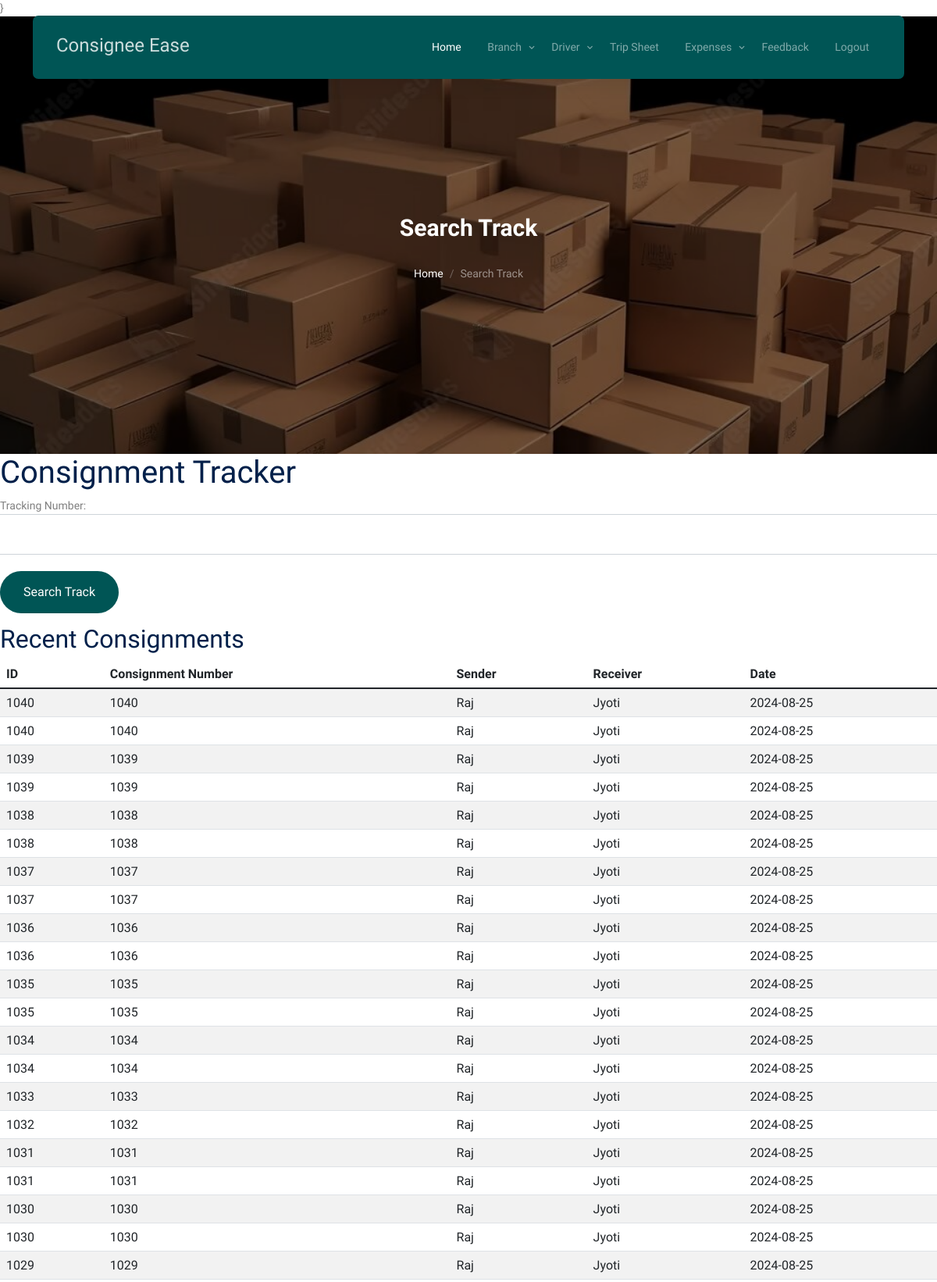
/search_results (upper part), run on the app's committed database.
### consign_app/models.py (models this page shows, shortened)
class AddConsignment(models.Model):
    track_id = models.CharField(max_length=50, null=True)
    sender_name = models.CharField(max_length=50, null=True)
    sender_mobile = models.CharField(max_length=50, null=True)
    sender_email = models.CharField(max_length=50, null=True)
    sender_address = models.CharField(max_length=50, null=True)
    sender_company=models.CharField(max_length=50,null=True)
    sender_GST=models.CharField(max_length=50,null=True)
    receiver_name = models.CharField(max_length=50, null=True)
    receiver_mobile = models.CharField(max_length=50, null=True)
    receiver_email = models.CharField(max_length=50, null=True)
    receiver_address = models.CharField(max_length=50, null=True)
    receiver_company = models.CharField(max_length=50, null=True)
    receiver_GST = models.CharField(max_length=50, null=True)
    total_cost = models.IntegerField(null=True)
    date = models.CharField(max_length=30, null=True)
    pay_status = models.CharField(max_length=30, null=True)
    route_from = models.CharField(max_length=30, null=True)
    route_to = models.CharField(max_length=30, null=True)
    desc_product = models.CharField(max_length=150,null=True)
    pieces = models.IntegerField(null=True)
    prod_invoice = models.CharField(max_length=50,null=True)
    prod_price = models.CharField(max_length=50,null=True)
    weight = models.IntegerField(null=True)
    freight = models.IntegerField(null=True)
    hamali = models.IntegerField(null=True)
    door_charge = models.IntegerField(null=True)
    st_charge = models.IntegerField(null=True)
    Consignment_id=models.IntegerField(null=True)
    branch = models.CharField(max_length=150, null=True)
    name = models.CharField(max_length=150, null=True)
    balance = models.IntegerField(null=True)
    time=models.CharField(max_length=50,null=True)
    copy_type = models.CharField(max_length=150, null=True)

### consign_app/views.py (the view)
# urls.py: path('search_results', views.search_results, name='search_results'),
def search_results(request):
    tracker_id = request.GET.get('tracker_id')
    consignments = AddConsignment.objects.all().order_by('-id')  # Fetch all consignment data
    if tracker_id:
        try:
            trackers = AddTrack.objects.filter(track_id=tracker_id)
            if trackers.exists():
                return render(request, 'search_results.html', {'trackers': trackers, 'consignments': consignments})
            else:
                message = f"No tracking information found for ID: {tracker_id}"
                return render(request, 'search_results.html', {'message': message, 'consignments': consignments})
        except Exception as e:
            message = f"Error occurred: {str(e)}"
            return render(request, 'search_results.html', {'message': message, 'consignments': consignments})
    else:
        return render(request, 'search_results.html', {'message': "Please enter a tracker ID.", 'consignments': consignments})

### consign_app/templates/search_results.html (shortened to what this page needs)
{% load static %}}
<!DOCTYPE html>
<html lang="en">
  <head>
    <link rel="stylesheet" href="{% static 'fonts/icomoon/style.css' %}" />
    <link rel="stylesheet" href="{% static 'fonts/flaticon/font/flaticon.css' %}" />
    <link rel="stylesheet" href="{% static 'css/tiny-slider.css' %}" />
    <link rel="stylesheet" href="{% static 'css/aos.css' %}" />
    <link rel="stylesheet" href="{% static 'css/style.css' %}" />
  </head>
  <body>
    {% include 'index_menu.html' %}
    <div
      class="hero page-inner overlay"
      style="background-image: url('{% static 'images/hero_bg_1.jpg' %}')"
    >
      <div class="container">
        <div class="row justify-content-center align-items-center">
          <div class="col-lg-9 text-center mt-5">
            <h1 class="heading" data-aos="fade-up">Search Track </h1>
            <nav
              aria-label="breadcrumb"
              data-aos="fade-up"
              data-aos-delay="200"
            >
              <ol class="breadcrumb text-center justify-content-center">
                <li class="breadcrumb-item"><a href="{% url 'index' %}}">Home</a></li>
                <li
                  class="breadcrumb-item active text-white-50"
                  aria-current="page"
                >
                  Search Track
                </li>
              </ol>
            </nav>
          </div>
        </div>
      </div>
    </div>
{% include 'searchTrack.html' %}
<br><br>
  </body>
</html>

### consign_app/templates/searchTrack.html (shortened to what this page needs)
{% load static %}
<!DOCTYPE html>
<html lang="en">
  <head>
    <link rel="stylesheet" href="{% static 'fonts/icomoon/style.css' %}" />
    <link rel="stylesheet" href="{% static 'fonts/flaticon/font/flaticon.css' %}" />
    <link rel="stylesheet" href="{% static 'css/tiny-slider.css' %}" />
    <link rel="stylesheet" href="{% static 'css/aos.css' %}" />
    <link rel="stylesheet" href="{% static 'css/style.css' %}" />
  </head>
  <body>
    <div class="content">
        <h1>Consignment Tracker</h1>
        <form method="GET" action="{% url 'search_results' %}">
            <div class="form-group row">
                <label for="tracking_number">Tracking Number:</label>
                <input type="text" class="form-control" id="tracking_number" name="tracker_id" required>
            </div><br>
            <button type="submit" class="btn btn-primary">Search Track</button>
        </form>
        <div class="recent-consignments">
            <h2>Recent Consignments</h2>
            <table class="table table-striped">
                <thead>
                    <tr>
                        <th>ID</th>
                        <th>Consignment Number</th>
                        <th>Sender</th>
                        <th>Receiver</th>
                        <th>Date</th>
                    </tr>
                </thead>
                <tbody>
                    {% for consignment in consignments %}
                    <tr>
                        <td>{{ consignment.track_id }}</td>
                        <td>{{ consignment.Consignment_id }}</td>
                        <td>{{ consignment.sender_name }}</td>
                        <td>{{ consignment.receiver_name }}</td>
                        <td>{{ consignment.date }}</td>
                    </tr>
                    {% empty %}
                    <tr>
                        <td colspan="5">No recent consignments available.</td>
                    </tr>
                    {% endfor %}
                </tbody>
            </table>
        </div>
    </div>
</body>
</html>

### data on the page
AddConsignment: track_id "1040", Consignment_id "1040", sender_name "Raj", receiver_name "Jyoti", date "2024-08-25"
AddConsignment: track_id "1040", Consignment_id "1040", sender_name "Raj", receiver_name "Jyoti", date "2024-08-25"
AddConsignment: track_id "1039", Consignment_id "1039", sender_name "Raj", receiver_name "Jyoti", date "2024-08-25"
AddConsignment: track_id "1039", Consignment_id "1039", sender_name "Raj", receiver_name "Jyoti", date "2024-08-25"
AddConsignment: track_id "1038", Consignment_id "1038", sender_name "Raj", receiver_name "Jyoti", date "2024-08-25"
AddConsignment: track_id "1038", Consignment_id "1038", sender_name "Raj", receiver_name "Jyoti", date "2024-08-25"
AddConsignment: track_id "1037", Consignment_id "1037", sender_name "Raj", receiver_name "Jyoti", date "2024-08-25"
AddConsignment: track_id "1037", Consignment_id "1037", sender_name "Raj", receiver_name "Jyoti", date "2024-08-25"
AddConsignment: track_id "1036", Consignment_id "1036", sender_name "Raj", receiver_name "Jyoti", date "2024-08-25"
AddConsignment: track_id "1036", Consignment_id "1036", sender_name "Raj", receiver_name "Jyoti", date "2024-08-25"
AddConsignment: track_id "1035", Consignment_id "1035", sender_name "Raj", receiver_name "Jyoti", date "2024-08-25"
AddConsignment: track_id "1035", Consignment_id "1035", sender_name "Raj", receiver_name "Jyoti", date "2024-08-25"
AddConsignment: track_id "1034", Consignment_id "1034", sender_name "Raj", receiver_name "Jyoti", date "2024-08-25"
AddConsignment: track_id "1034", Consignment_id "1034", sender_name "Raj", receiver_name "Jyoti", date "2024-08-25"
AddConsignment: track_id "1033", Consignment_id "1033", sender_name "Raj", receiver_name "Jyoti", date "2024-08-25"
AddConsignment: track_id "1032", Consignment_id "1032", sender_name "Raj", receiver_name "Jyoti", date "2024-08-25"
AddConsignment: track_id "1031", Consignment_id "1031", sender_name "Raj", receiver_name "Jyoti", date "2024-08-25"
AddConsignment: track_id "1031", Consignment_id "1031", sender_name "Raj", receiver_name "Jyoti", date "2024-08-25"
AddConsignment: track_id "1030", Consignment_id "1030", sender_name "Raj", receiver_name "Jyoti", date "2024-08-25"
AddConsignment: track_id "1030", Consignment_id "1030", sender_name "Raj", receiver_name "Jyoti", date "2024-08-25"
AddConsignment: track_id "1029", Consignment_id "1029", sender_name "Raj", receiver_name "Jyoti", date "2024-08-25"
